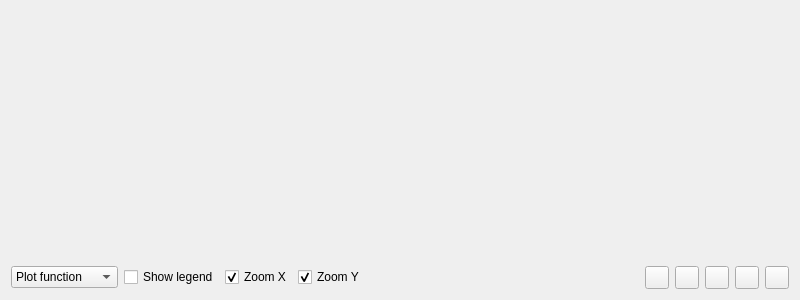
<?xml version="1.0" encoding="UTF-8"?>
<ui version="4.0">
 <class>ChartWidget</class>
 <widget class="QWidget" name="ChartWidget">
  <property name="geometry">
   <rect>
    <x>0</x>
    <y>0</y>
    <width>800</width>
    <height>300</height>
   </rect>
  </property>
  <property name="minimumSize">
   <size>
    <width>500</width>
    <height>300</height>
   </size>
  </property>
  <property name="windowTitle">
   <string>Form</string>
  </property>
  <layout class="QGridLayout" name="gridLayout">
   <item row="1" column="0">
    <layout class="QHBoxLayout" name="horizontalLayout">
     <item>
      <widget class="QComboBox" name="typeCombo">
       <item>
        <property name="text">
         <string>Plot function</string>
        </property>
       </item>
       <item>
        <property name="text">
         <string>Plot integral</string>
        </property>
       </item>
       <item>
        <property name="text">
         <string>Plot derivative</string>
        </property>
       </item>
       <item>
        <property name="text">
         <string>Plot spectrum</string>
        </property>
       </item>
      </widget>
     </item>
     <item>
      <widget class="QCheckBox" name="legendBox">
       <property name="text">
        <string>Show legend</string>
       </property>
      </widget>
     </item>
     <item>
      <widget class="QCheckBox" name="xrangeCheck">
       <property name="text">
        <string>Zoom X</string>
       </property>
       <property name="checked">
        <bool>true</bool>
       </property>
      </widget>
     </item>
     <item>
      <widget class="QCheckBox" name="yrangeCheck">
       <property name="text">
        <string>Zoom Y</string>
       </property>
       <property name="checked">
        <bool>true</bool>
       </property>
      </widget>
     </item>
     <item>
      <spacer name="horizontalSpacer">
       <property name="orientation">
        <enum>Qt::Horizontal</enum>
       </property>
       <property name="sizeHint" stdset="0">
        <size>
         <width>40</width>
         <height>20</height>
        </size>
       </property>
      </spacer>
     </item>
     <item>
      <widget class="QToolButton" name="spectrumButton">
       <property name="icon">
        <iconset theme="preferences-system">
         <normaloff>.</normaloff>.</iconset>
       </property>
       <property name="popupMode">
        <enum>QToolButton::InstantPopup</enum>
       </property>
      </widget>
     </item>
     <item>
      <widget class="QToolButton" name="saveButton">
       <property name="icon">
        <iconset theme="document-save">
         <normaloff>.</normaloff>.</iconset>
       </property>
      </widget>
     </item>
     <item>
      <widget class="QToolButton" name="copyButton">
       <property name="icon">
        <iconset theme="edit-copy">
         <normaloff>.</normaloff>.</iconset>
       </property>
      </widget>
     </item>
     <item>
      <widget class="QToolButton" name="fitButton">
       <property name="icon">
        <iconset theme="zoom-fit-best">
         <normaloff>.</normaloff>.</iconset>
       </property>
      </widget>
     </item>
     <item>
      <widget class="QToolButton" name="scaleButton">
       <property name="icon">
        <iconset theme="zoom-original">
         <normaloff>.</normaloff>.</iconset>
       </property>
      </widget>
     </item>
    </layout>
   </item>
   <item row="0" column="0">
    <widget class="QCustomPlot" name="Plot" native="true"/>
   </item>
  </layout>
  <action name="actionAbs">
   <property name="checkable">
    <bool>true</bool>
   </property>
   <property name="text">
    <string>Abs</string>
   </property>
  </action>
  <action name="actionRe">
   <property name="checkable">
    <bool>true</bool>
   </property>
   <property name="text">
    <string>Re</string>
   </property>
  </action>
  <action name="actionIm">
   <property name="checkable">
    <bool>true</bool>
   </property>
   <property name="text">
    <string>Im</string>
   </property>
  </action>
 </widget>
 <customwidgets>
  <customwidget>
   <class>QCustomPlot</class>
   <extends>QWidget</extends>
   <header location="global">qcustomplot.h</header>
   <container>1</container>
  </customwidget>
 </customwidgets>
 <resources/>
 <connections>
  <connection>
   <sender>legendBox</sender>
   <signal>toggled(bool)</signal>
   <receiver>ChartWidget</receiver>
   <slot>LegendCheckChanged(bool)</slot>
   <hints>
    <hint type="sourcelabel">
     <x>195</x>
     <y>222</y>
    </hint>
    <hint type="destinationlabel">
     <x>244</x>
     <y>299</y>
    </hint>
   </hints>
  </connection>
  <connection>
   <sender>fitButton</sender>
   <signal>clicked()</signal>
   <receiver>ChartWidget</receiver>
   <slot>FitButtonClicked()</slot>
   <hints>
    <hint type="sourcelabel">
     <x>559</x>
     <y>232</y>
    </hint>
    <hint type="destinationlabel">
     <x>599</x>
     <y>224</y>
    </hint>
   </hints>
  </connection>
  <connection>
   <sender>saveButton</sender>
   <signal>clicked()</signal>
   <receiver>ChartWidget</receiver>
   <slot>SaveButtonClicked()</slot>
   <hints>
    <hint type="sourcelabel">
     <x>499</x>
     <y>232</y>
    </hint>
    <hint type="destinationlabel">
     <x>446</x>
     <y>299</y>
    </hint>
   </hints>
  </connection>
  <connection>
   <sender>typeCombo</sender>
   <signal>currentIndexChanged(int)</signal>
   <receiver>ChartWidget</receiver>
   <slot>PlotTypeChanged(int)</slot>
   <hints>
    <hint type="sourcelabel">
     <x>69</x>
     <y>232</y>
    </hint>
    <hint type="destinationlabel">
     <x>67</x>
     <y>299</y>
    </hint>
   </hints>
  </connection>
  <connection>
   <sender>scaleButton</sender>
   <signal>clicked()</signal>
   <receiver>ChartWidget</receiver>
   <slot>ZoomButtonClicked()</slot>
   <hints>
    <hint type="sourcelabel">
     <x>589</x>
     <y>232</y>
    </hint>
    <hint type="destinationlabel">
     <x>599</x>
     <y>299</y>
    </hint>
   </hints>
  </connection>
  <connection>
   <sender>legendBox</sender>
   <signal>clicked()</signal>
   <receiver>ChartWidget</receiver>
   <slot>ZoomCheckChanged()</slot>
   <hints>
    <hint type="sourcelabel">
     <x>210</x>
     <y>218</y>
    </hint>
    <hint type="destinationlabel">
     <x>210</x>
     <y>299</y>
    </hint>
   </hints>
  </connection>
  <connection>
   <sender>xrangeCheck</sender>
   <signal>clicked()</signal>
   <receiver>ChartWidget</receiver>
   <slot>ZoomCheckChanged()</slot>
   <hints>
    <hint type="sourcelabel">
     <x>275</x>
     <y>222</y>
    </hint>
    <hint type="destinationlabel">
     <x>275</x>
     <y>299</y>
    </hint>
   </hints>
  </connection>
  <connection>
   <sender>yrangeCheck</sender>
   <signal>clicked()</signal>
   <receiver>ChartWidget</receiver>
   <slot>ZoomCheckChanged()</slot>
   <hints>
    <hint type="sourcelabel">
     <x>337</x>
     <y>225</y>
    </hint>
    <hint type="destinationlabel">
     <x>339</x>
     <y>299</y>
    </hint>
   </hints>
  </connection>
  <connection>
   <sender>copyButton</sender>
   <signal>clicked()</signal>
   <receiver>ChartWidget</receiver>
   <slot>CopyButtonClicked()</slot>
   <hints>
    <hint type="sourcelabel">
     <x>512</x>
     <y>227</y>
    </hint>
    <hint type="destinationlabel">
     <x>512</x>
     <y>494</y>
    </hint>
   </hints>
  </connection>
 </connections>
 <slots>
  <slot>LegendCheckChanged(bool)</slot>
  <slot>FitButtonClicked()</slot>
  <slot>SaveButtonClicked()</slot>
  <slot>PlotTypeChanged(int)</slot>
  <slot>ZoomButtonClicked()</slot>
  <slot>ZoomCheckChanged()</slot>
  <slot>ZoomyCheckChanged(bool)</slot>
  <slot>CopyButtonClicked()</slot>
 </slots>
</ui>
